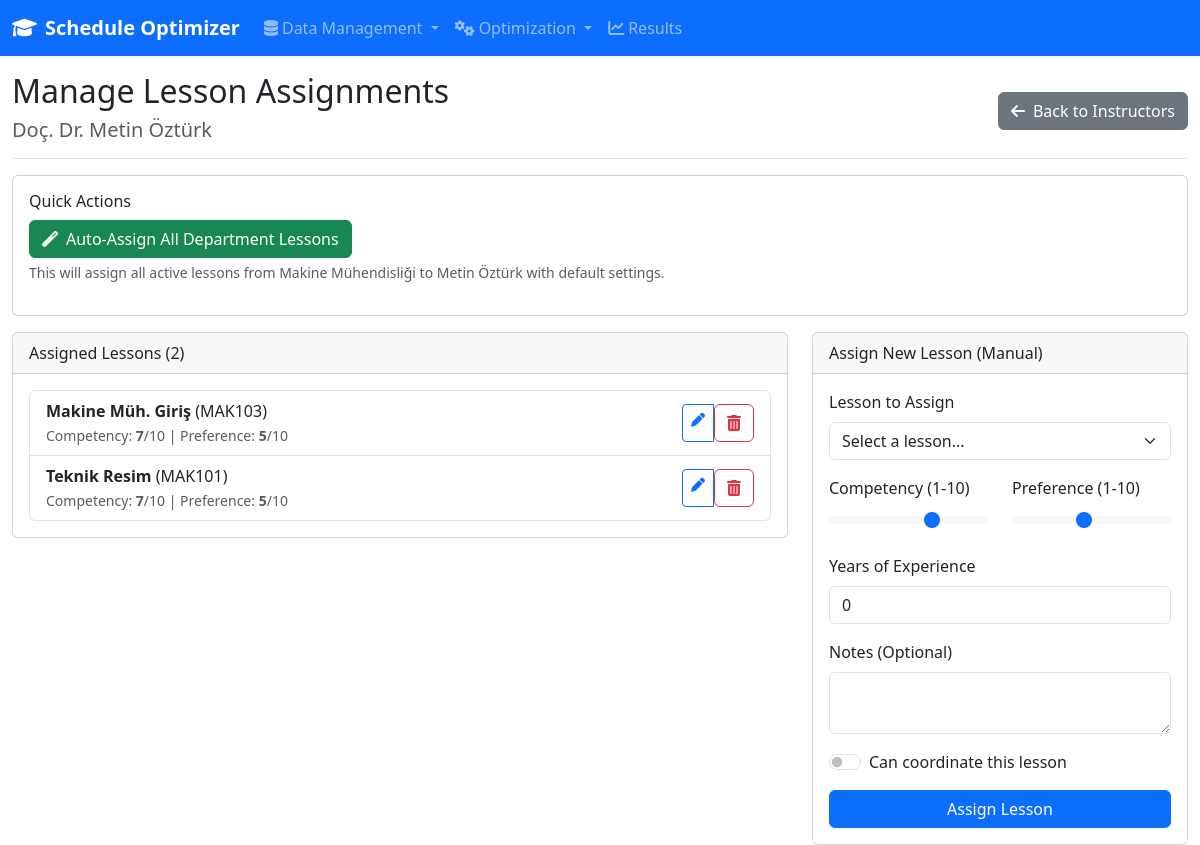
The app's page /data/instructors/1/lessons with its own data.
### models/database.py (models this page shows, shortened)
class Instructor(db.Model):
    __tablename__ = 'instructors'
    id = db.Column(db.Integer, primary_key=True)
    name = db.Column(db.String(200), nullable=False)
    employee_id = db.Column(db.String(50), nullable=True, unique=True)  # Personel numarası
    email = db.Column(db.String(200), nullable=True)
    phone = db.Column(db.String(20), nullable=True)
    title = db.Column(db.String(50), nullable=True)
    academic_degree = db.Column(db.String(50), nullable=True)  # PhD, MSc, BSc
    department_id = db.Column(db.Integer, db.ForeignKey('departments.id'), nullable=False)
    office_location = db.Column(db.String(100), nullable=True)  # Ofis konumu
    specialization = db.Column(JSON, nullable=True)  # Uzmanlık alanları
    languages = db.Column(JSON, nullable=True)  # Konuştuğu diller
    max_daily_hours = db.Column(db.Integer, nullable=False, default=8)
    max_weekly_hours = db.Column(db.Integer, nullable=False, default=30)
    preferred_days = db.Column(JSON, nullable=True)  # Tercih ettiği günler
    preferred_times = db.Column(JSON, nullable=True)  # Tercih ettiği saatler
    availability = db.Column(JSON, nullable=False)  # 10x5 matrix (saat x gün)
    overtime_rate = db.Column(db.Float, nullable=True)  # Fazla mesai ücreti
    contract_type = db.Column(db.String(50), nullable=False, default='Full-time')  # Full-time, Part-time, Visiting
    start_date = db.Column(db.DateTime, nullable=True)  # İşe başlama tarihi
    end_date = db.Column(db.DateTime, nullable=True)  # Sözleşme bitiş tarihi
    sabbatical_periods = db.Column(JSON, nullable=True)  # Araştırma izni dönemleri
    teaching_load_factor = db.Column(db.Float, nullable=False, default=1.0)  # Ders yükü katsayısı
    research_activities = db.Column(JSON, nullable=True)  # Araştırma faaliyetleri
    is_active = db.Column(db.Boolean, nullable=False, default=True)
    is_available = db.Column(db.Boolean, nullable=False, default=True)
    created_at = db.Column(db.DateTime, default=datetime.utcnow)
    updated_at = db.Column(db.DateTime, default=datetime.utcnow, onupdate=datetime.utcnow)
    lesson_assignments = db.relationship('InstructorLesson', backref='instructor_ref', lazy=True, cascade='all, delete-orphan')

class Department(db.Model):
    __tablename__ = 'departments'
    id = db.Column(db.Integer, primary_key=True)
    name = db.Column(db.String(200), nullable=False, unique=True)
    code = db.Column(db.String(10), nullable=False, unique=True)  # Bölüm kodu (CS, EE, etc.)
    num_grades = db.Column(db.Integer, nullable=False)
    head_of_department = db.Column(db.String(200), nullable=True)  # Bölüm başkanı
    building = db.Column(db.String(100), nullable=True)  # Ana bina
    floor = db.Column(db.Integer, nullable=True)  # Ana kat
    phone = db.Column(db.String(20), nullable=True)
    email = db.Column(db.String(200), nullable=True)
    is_active = db.Column(db.Boolean, default=True)
    created_at = db.Column(db.DateTime, default=datetime.utcnow)
    updated_at = db.Column(db.DateTime, default=datetime.utcnow, onupdate=datetime.utcnow)
    lessons = db.relationship('Lesson', backref='department_ref', lazy=True, cascade='all, delete-orphan')
    instructors = db.relationship('Instructor', backref='department_ref', lazy=True, cascade='all, delete-orphan')

class InstructorLesson(db.Model):
    __tablename__ = 'instructor_lessons'
    id = db.Column(db.Integer, primary_key=True)
    instructor_id = db.Column(db.Integer, db.ForeignKey('instructors.id'), nullable=False)
    lesson_id = db.Column(db.Integer, db.ForeignKey('lessons.id'), nullable=False)
    competency_level = db.Column(db.Integer, nullable=False, default=5)  # 1-10 scale
    preference_level = db.Column(db.Integer, nullable=False, default=5)  # 1-10 scale
    experience_years = db.Column(db.Integer, nullable=False, default=0)  # Bu dersi kaç yıldır veriyor
    last_taught_semester = db.Column(db.String(20), nullable=True)  # En son hangi dönem verdi
    teaching_evaluation_score = db.Column(db.Float, nullable=True)  # Ders değerlendirme puanı
    can_coordinate = db.Column(db.Boolean, nullable=False, default=False)  # Koordinatörlük yapabilir mi?
    notes = db.Column(db.Text, nullable=True)
    created_at = db.Column(db.DateTime, default=datetime.utcnow)
    lesson = db.relationship('Lesson', backref='instructor_assignments', lazy=True)
    __table_args__ = (db.UniqueConstraint('instructor_id', 'lesson_id'),)

class Lesson(db.Model):
    __tablename__ = 'lessons'
    id = db.Column(db.Integer, primary_key=True)
    name = db.Column(db.String(200), nullable=False)
    code = db.Column(db.String(50), nullable=False)
    department_id = db.Column(db.Integer, db.ForeignKey('departments.id'), nullable=False)
    grade = db.Column(db.Integer, nullable=False)
    semester = db.Column(db.Integer, nullable=False, default=1)  # 1=Güz, 2=Bahar
    theory_hours = db.Column(db.Integer, nullable=False, default=0)
    practice_hours = db.Column(db.Integer, nullable=False, default=0)
    lab_hours = db.Column(db.Integer, nullable=False, default=0)
    akts = db.Column(db.Integer, nullable=False, default=0)  # AKTS kredisi
    local_credit = db.Column(db.Float, nullable=False, default=0)  # Yerel kredi
    student_capacity = db.Column(db.Integer, nullable=False, default=40)
    min_capacity = db.Column(db.Integer, nullable=False, default=5)  # Minimum açılacak öğrenci sayısı
    is_online = db.Column(db.Boolean, nullable=False, default=False)
    requires_lab = db.Column(db.Boolean, nullable=False, default=False)
    requires_computer = db.Column(db.Boolean, nullable=False, default=False)
    requires_projector = db.Column(db.Boolean, nullable=False, default=True)
    is_elective = db.Column(db.Boolean, nullable=False, default=False)  # Seçmeli ders mi?
    prerequisite_ids = db.Column(JSON, nullable=True)  # Önkoşul ders ID'leri
    language = db.Column(db.String(20), nullable=False, default='Turkish')  # Ders dili
    difficulty = db.Column(db.Integer, nullable=False, default=3) # 1-5 (Kolay-Zor)
    exam_type = db.Column(db.String(50), nullable=True)  # Final, Vize+Final, Proje vb.
    is_active = db.Column(db.Boolean, nullable=False, default=True)
    created_at = db.Column(db.DateTime, default=datetime.utcnow)
    updated_at = db.Column(db.DateTime, default=datetime.utcnow, onupdate=datetime.utcnow)

### routes/data_entry.py (the view, shortened to what this page needs)
@data_entry_bp.route('/instructors/<int:instructor_id>/lessons', methods=['GET', 'POST'])
def instructor_lessons(instructor_id):
    instructor = Instructor.query.get_or_404(instructor_id)
    available_lessons = Lesson.query.filter_by(
        department_id=instructor.department_id,
        is_active=True
    ).all()
    assigned_lesson_ids = [ia.lesson_id for ia in instructor.lesson_assignments]
    unassigned_lessons = [l for l in available_lessons if l.id not in assigned_lesson_ids]
    return render_template('data_entry/instructor_lessons.html',
                         instructor=instructor,
                         unassigned_lessons=unassigned_lessons)

### templates/data_entry/instructor_lessons.html (shortened to what this page needs)
{% extends "base.html" %}
{% block content %}
<div class="col-12">
    <div class="d-flex justify-content-between flex-wrap flex-md-nowrap align-items-center pt-3 pb-2 mb-3 border-bottom">
        <div>
            <h1 class="h2">Manage Lesson Assignments</h1>
            <h5 class="text-muted">{{ instructor.title }} {{ instructor.name }}</h5>
        </div>
        <a href="{{ url_for('data_entry.instructors') }}" class="btn btn-secondary">
            <i class="fas fa-arrow-left me-2"></i>Back to Instructors
        </a>
    </div>
    <div class="card mb-3">
        <div class="card-body">
            <h6>Quick Actions</h6>
            <form method="POST" style="display: inline;">
                <button type="submit" class="btn btn-success"
                        onclick="return confirm('Assign all department lessons to this instructor?')">
                    <i class="fas fa-magic me-2"></i>Auto-Assign All Department Lessons
                </button>
            </form>
            <p class="small text-muted mt-1">This will assign all active lessons from {{ instructor.department_ref.name }} to {{ instructor.name }} with default settings.</p>
        </div>
    </div>
    <div class="row">
        <div class="col-md-8">
            <div class="card">
                <div class="card-header">
                    Assigned Lessons ({{ instructor.lesson_assignments|length }})
                </div>
                <div class="card-body">
                    {% if instructor.lesson_assignments %}
                        <ul class="list-group">
                            {% for assignment in instructor.lesson_assignments | sort(attribute='lesson.name') %}
                                <li class="list-group-item d-flex justify-content-between align-items-center">
                                    <div>
                                        <strong>{{ assignment.lesson.name }}</strong> ({{ assignment.lesson.code }})
                                        <br>
                                        <small class="text-muted">
                                            Competency: <b>{{ assignment.competency_level }}</b>/10
                                            | Preference: <b>{{ assignment.preference_level }}</b>/10
                                        </small>
                                    </div>
                                    <div class="btn-group btn-group-sm">
                                        <a href="{{ url_for('data_entry.edit_instructor_lesson', assignment_id=assignment.id) }}"
                                           class="btn btn-outline-primary" title="Edit Assignment Details">
                                            <i class="fas fa-pen"></i>
                                        </a>
                                        <form method="POST" action="{{ url_for('data_entry.delete_instructor_lesson', assignment_id=assignment.id) }}" style="display: inline;"
                                              onsubmit="return confirm('Are you sure you want to remove this assignment?');">
                                            <button type="submit" class="btn btn-outline-danger" title="Remove Assignment">
                                                <i class="fas fa-trash-alt"></i>
                                            </button>
                                        </form>
                                    </div>
                                </li>
                            {% endfor %}
                        </ul>
                    {% else %}
                        <p class="text-muted text-center">No lessons assigned to this instructor yet.</p>
                    {% endif %}
                </div>
            </div>
        </div>
        <div class="col-md-4">
            <div class="card">
                <div class="card-header">
                    Assign New Lesson (Manual)
                </div>
                <div class="card-body">
                    <form method="POST">
                        <div class="mb-3">
                            <label for="lesson_id" class="form-label">Lesson to Assign</label>
                            <select class="form-select" id="lesson_id" name="lesson_id" required>
                                <option value="" disabled selected>Select a lesson...</option>
                            </select>
                        </div>
                        <div class="row">
                            <div class="col-6 mb-3">
                                <label for="competency_level" class="form-label">Competency (1-10)</label>
                                <input type="range" class="form-range" id="competency_level" name="competency_level" min="1" max="10" value="7">
                            </div>
                            <div class="col-6 mb-3">
                                <label for="preference_level" class="form-label">Preference (1-10)</label>
                                <input type="range" class="form-range" id="preference_level" name="preference_level" min="1" max="10" value="5">
                            </div>
                        </div>
                        <div class="mb-3">
                            <label for="experience_years" class="form-label">Years of Experience</label>
                            <input type="number" class="form-control" id="experience_years" name="experience_years" min="0" value="0">
                        </div>
                        <div class="mb-3">
                            <label for="notes" class="form-label">Notes (Optional)</label>
                            <textarea class="form-control" id="notes" name="notes" rows="2"></textarea>
                        </div>
                        <div class="form-check form-switch mb-3">
                            <input class="form-check-input" type="checkbox" id="can_coordinate" name="can_coordinate" value="true">
                            <label class="form-check-label" for="can_coordinate">Can coordinate this lesson</label>
                        </div>
                        <div class="d-grid">
                            <button type="submit" class="btn btn-primary">Assign Lesson</button>
                        </div>
                    </form>
                </div>
            </div>
        </div>
    </div>
</div>
{% endblock %}

### records on screen
Instructor: title "Doç. Dr.", name "Metin Öztürk"
Department: department_ref.name "Makine Mühendisliği"
InstructorLesson: lesson.name "Makine Müh. Giriş", lesson.code "MAK103", competency_level "7", preference_level "5"
InstructorLesson: lesson.name "Teknik Resim", lesson.code "MAK101", competency_level "7", preference_level "5"

### other values on screen
{{ instructor.lesson_assignments|length }} "2"
